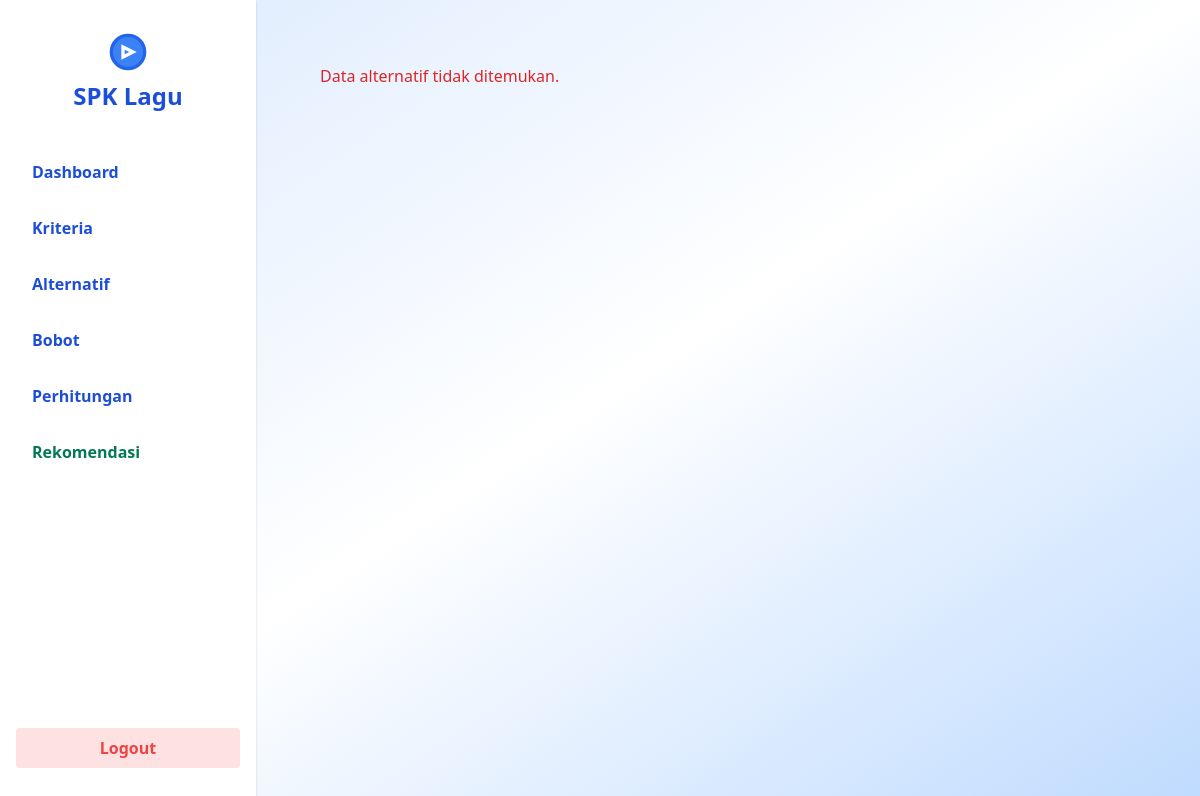
Before: /admin/index.php?page=alternatif&action=edit&id=0 (signed in) with the older database file.
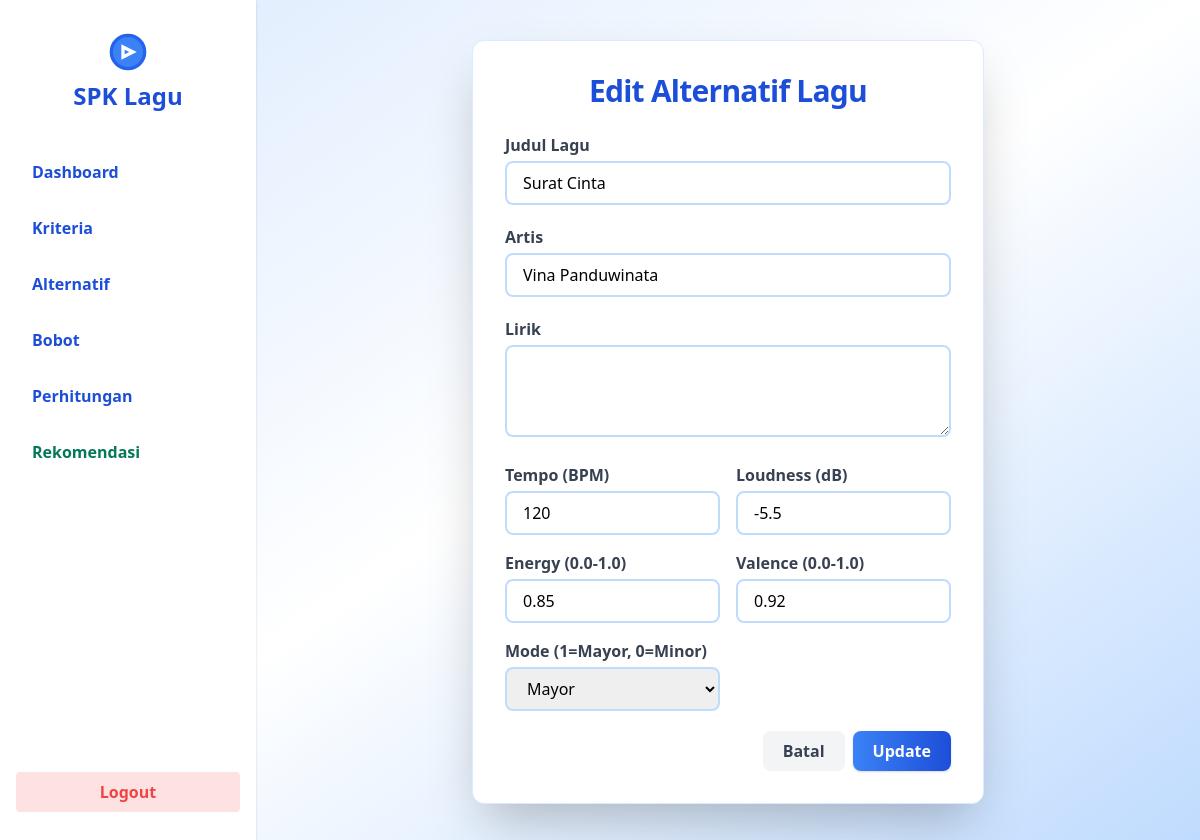
After: the same page with the newer database file.
### tables this page shows
CREATE TABLE `alternatif` (
  `id_alternatif` int(11) NOT NULL,
  `judul_lagu` varchar(150) NOT NULL,
  `artis` varchar(100) NOT NULL,
  `lirik` text DEFAULT NULL,
  `c1_tempo` double NOT NULL,
  `c2_loudness` double NOT NULL,
  `c3_energy` double NOT NULL,
  `c4_valence` double NOT NULL,
  `c5_mode` int(11) NOT NULL
);

### admin/controllers/AlternatifController.php (called while the page is built, shortened)
<?php
require_once __DIR__ . '/../../config/database.php';
require_once __DIR__ . '/../models/models_alternatif.php';
class AlternatifController {
    private $model;
    public function __construct() {
        global $conn;
        $this->model = new models_alternatif($conn);
    }
    public function getById($id) {
        return $this->model->getById($id);
    }
}

### admin/models/models_alternatif.php (called while the page is built, shortened)
<?php
class models_alternatif {
    private $conn;
    public function __construct($conn) {
        $this->conn = $conn;
    }
    public function getById($id) {
        $stmt = $this->conn->prepare('SELECT * FROM alternatif WHERE id_alternatif = ?');
        $stmt->bind_param('i', $id);
        $stmt->execute();
        $result = $stmt->get_result();
        return $result->fetch_assoc();
    }
}

### admin/views/alternatif/edit_alternatif.php (the view, shortened to what this page needs)
<?php
require_once __DIR__ . '/../../controllers/AlternatifController.php';
$controller = new AlternatifController();
$id = isset($_GET['id']) ? (int)$_GET['id'] : 0;
$alt = $controller->getById($id);
if (!$alt) {
  echo '<div class="p-6 text-red-600">Data alternatif tidak ditemukan.</div>';
  return;
}
?>
<div class="flex justify-center items-center min-h-[60vh]">
  <div class="bg-white rounded-xl shadow-2xl p-8 w-full max-w-lg border border-blue-100">
    <h2 class="text-3xl font-extrabold text-blue-700 mb-6 text-center tracking-tight">Edit Alternatif Lagu</h2>
    <form method="post" action="?page=alternatif&action=update&id=<?php echo $alt['id_alternatif']; ?>" class="space-y-5">
      <div>
        <label class="block mb-1 font-semibold text-gray-700">Judul Lagu</label>
        <input type="text" name="judul_lagu" class="w-full border-2 border-blue-200 rounded-lg px-4 py-2 focus:outline-none focus:ring-2 focus:ring-blue-400 transition" required value="<?php echo htmlspecialchars($alt['judul_lagu']); ?>">
      </div>
      <div>
        <label class="block mb-1 font-semibold text-gray-700">Artis</label>
        <input type="text" name="artis" class="w-full border-2 border-blue-200 rounded-lg px-4 py-2 focus:outline-none focus:ring-2 focus:ring-blue-400 transition" required value="<?php echo htmlspecialchars($alt['artis']); ?>">
      </div>
      <div>
        <label class="block mb-1 font-semibold text-gray-700">Lirik</label>
        <textarea name="lirik" rows="3" class="w-full border-2 border-blue-200 rounded-lg px-4 py-2 focus:outline-none focus:ring-2 focus:ring-blue-400 transition"><?php echo htmlspecialchars($alt['lirik']); ?></textarea>
      </div>
      <div class="grid grid-cols-2 gap-4">
        <div>
          <label class="block mb-1 font-semibold text-gray-700">Tempo (BPM)</label>
          <input type="number" step="0.01" name="c1_tempo" class="w-full border-2 border-blue-200 rounded-lg px-4 py-2" required value="<?php echo $alt['c1_tempo']; ?>">
        </div>
        <div>
          <label class="block mb-1 font-semibold text-gray-700">Loudness (dB)</label>
          <input type="number" step="0.01" name="c2_loudness" class="w-full border-2 border-blue-200 rounded-lg px-4 py-2" required value="<?php echo $alt['c2_loudness']; ?>">
        </div>
        <div>
          <label class="block mb-1 font-semibold text-gray-700">Energy (0.0-1.0)</label>
          <input type="number" step="0.01" min="0" max="1" name="c3_energy" class="w-full border-2 border-blue-200 rounded-lg px-4 py-2" required value="<?php echo $alt['c3_energy']; ?>">
        </div>
        <div>
          <label class="block mb-1 font-semibold text-gray-700">Valence (0.0-1.0)</label>
          <input type="number" step="0.01" min="0" max="1" name="c4_valence" class="w-full border-2 border-blue-200 rounded-lg px-4 py-2" required value="<?php echo $alt['c4_valence']; ?>">
        </div>
        <div>
          <label class="block mb-1 font-semibold text-gray-700">Mode (1=Mayor, 0=Minor)</label>
          <select name="c5_mode" class="w-full border-2 border-blue-200 rounded-lg px-4 py-2">
            <option value="1" <?php if ($alt['c5_mode'] == 1) echo 'selected'; ?>>Mayor</option>
          </select>
        </div>
      </div>
      <div class="flex justify-end space-x-2 mt-6">
        <a href="?page=alternatif" class="px-5 py-2 rounded-lg bg-gray-100 text-gray-700 font-semibold hover:bg-gray-200 transition">Batal</a>
        <button type="submit" class="px-5 py-2 rounded-lg bg-gradient-to-r from-blue-500 to-blue-700 text-white font-bold shadow hover:from-blue-600 hover:to-blue-800 transition transform hover:scale-105">Update</button>
      </div>
    </form>
  </div>
</div>

### admin/index.php (shortened to what this page needs)
?><!DOCTYPE html>
<html lang="id">
<head>
    <link href="https://cdn.jsdelivr.net/npm/tailwindcss@2.2.19/dist/tailwind.min.css" rel="stylesheet">
</head>
<body class="bg-gradient-to-br from-blue-100 via-white to-blue-200 min-h-screen">
    <div class="flex min-h-screen">
        <?php include __DIR__ . '/sidebar.php'; ?>
        <main class="flex-1 flex flex-col p-10">
            <?php
            $page = isset($_GET['page']) ? $_GET['page'] : '';
            $action = isset($_GET['action']) ? $_GET['action'] : '';
            if ($page === 'kriteria') {
                require_once __DIR__ . '/controllers/KriteriaController.php';
                $controller = new KriteriaController();
                if ($action === 'tambah') {
                    include __DIR__ . '/views/kriteria/tambah_kriteria.php';
                } elseif ($action === 'edit' && isset($_GET['id'])) {
                    include __DIR__ . '/views/kriteria/edit_kriteria.php';
                } elseif ($action === 'simpan' && $_SERVER['REQUEST_METHOD'] === 'POST') {
                    $controller->tambah($_POST['kode_kriteria'], $_POST['nama_kriteria'], $_POST['sifat']);
                    echo '<script>window.location="?page=kriteria";</script>';
                } elseif ($action === 'update' && isset($_GET['id']) && $_SERVER['REQUEST_METHOD'] === 'POST') {
                    $controller->update((int)$_GET['id'], $_POST['kode_kriteria'], $_POST['nama_kriteria'], $_POST['sifat']);
                    echo '<script>window.location="?page=kriteria";</script>';
                } elseif ($action === 'hapus' && isset($_GET['id'])) {
                    $controller->hapus((int)$_GET['id']);
                    echo '<script>window.location="?page=kriteria";</script>';
                } else {
                    include __DIR__ . '/views/kriteria/kriteria.php';
                }
            } elseif ($page === 'alternatif') {
                require_once __DIR__ . '/controllers/AlternatifController.php';
                $controller = new AlternatifController();
                if ($action === 'tambah') {
                    include __DIR__ . '/views/alternatif/tambah_alternatif.php';
                } elseif ($action === 'edit' && isset($_GET['id'])) {
                    include __DIR__ . '/views/alternatif/edit_alternatif.php';
                } elseif ($action === 'hapus' && isset($_GET['id'])) {
                    $controller->hapus((int)$_GET['id']);
                    echo '<script>window.location="?page=alternatif";</script>';
                } else {
                    include __DIR__ . '/views/alternatif/alternatif.php';
                }
            } elseif ($page === 'proses_saw') {
                include __DIR__ . '/perhitungan.php';
            } ?>
        </main>
    </div>
</body>
</html>

### admin/sidebar.php (shortened to what this page needs)
<aside class="w-64 bg-white shadow flex flex-col min-h-screen py-8 px-4">
    <div class="mb-10 text-center">
        <div class="flex justify-center mb-2">
            <svg xmlns="http://www.w3.org/2000/svg" class="h-10 w-10 text-blue-600" fill="none" viewBox="0 0 24 24" stroke="currentColor">
                <circle cx="12" cy="12" r="10" stroke="currentColor" stroke-width="2" fill="#3b82f6"/>
                <path stroke="#fff" stroke-width="2" d="M9 9l6 3-6 3V9z"/>
            </svg>
        </div>
        <span class="text-2xl font-bold text-blue-700">SPK Lagu</span>
    </div>
    <nav class="flex-1">
        <ul class="space-y-4">
            <li><a href="index.php" class="block py-2 px-4 rounded hover:bg-blue-100 text-blue-700 font-semibold">Dashboard</a></li>
            <li><a href="?page=kriteria" class="block py-2 px-4 rounded hover:bg-blue-100 text-blue-700 font-semibold">Kriteria</a></li>
            <li><a href="?page=alternatif" class="block py-2 px-4 rounded hover:bg-blue-100 text-blue-700 font-semibold">Alternatif</a></li>
            <li><a href="?page=bobot" class="block py-2 px-4 rounded hover:bg-blue-100 text-blue-700 font-semibold">Bobot</a></li>
            <li><a href="?page=proses_saw" class="block py-2 px-4 rounded hover:bg-blue-100 text-blue-700 font-semibold">Perhitungan</a></li>
            <li><a href="rekomendasi.php" class="block py-2 px-4 rounded hover:bg-green-100 text-green-700 font-semibold">Rekomendasi</a></li>
        </ul>
    </nav>
    <div class="mt-10">
        <a href="logout.php" class="block py-2 px-4 rounded bg-red-100 text-red-500 font-semibold hover:bg-red-200 text-center">Logout</a>
    </div>
</aside>

Changed rows visible on the page:
added alternatif: judul_lagu "Surat Cinta", artis "Vina Panduwinata", c1_tempo "120", c2_loudness "-5.5", c3_energy "0.85", c4_valence "0.92", c5_mode "Mayor"
Other visible differences:
text no longer shown: "Data alternatif tidak ditemukan."
text now shown: "Edit Alternatif Lagu Judul Lagu Artis Lirik Tempo (BPM) Loudness (dB) Energy (0.0-1.0) Valence (0.0-1.0) Mode (1=Mayor, 0=Minor) Batal Update"
